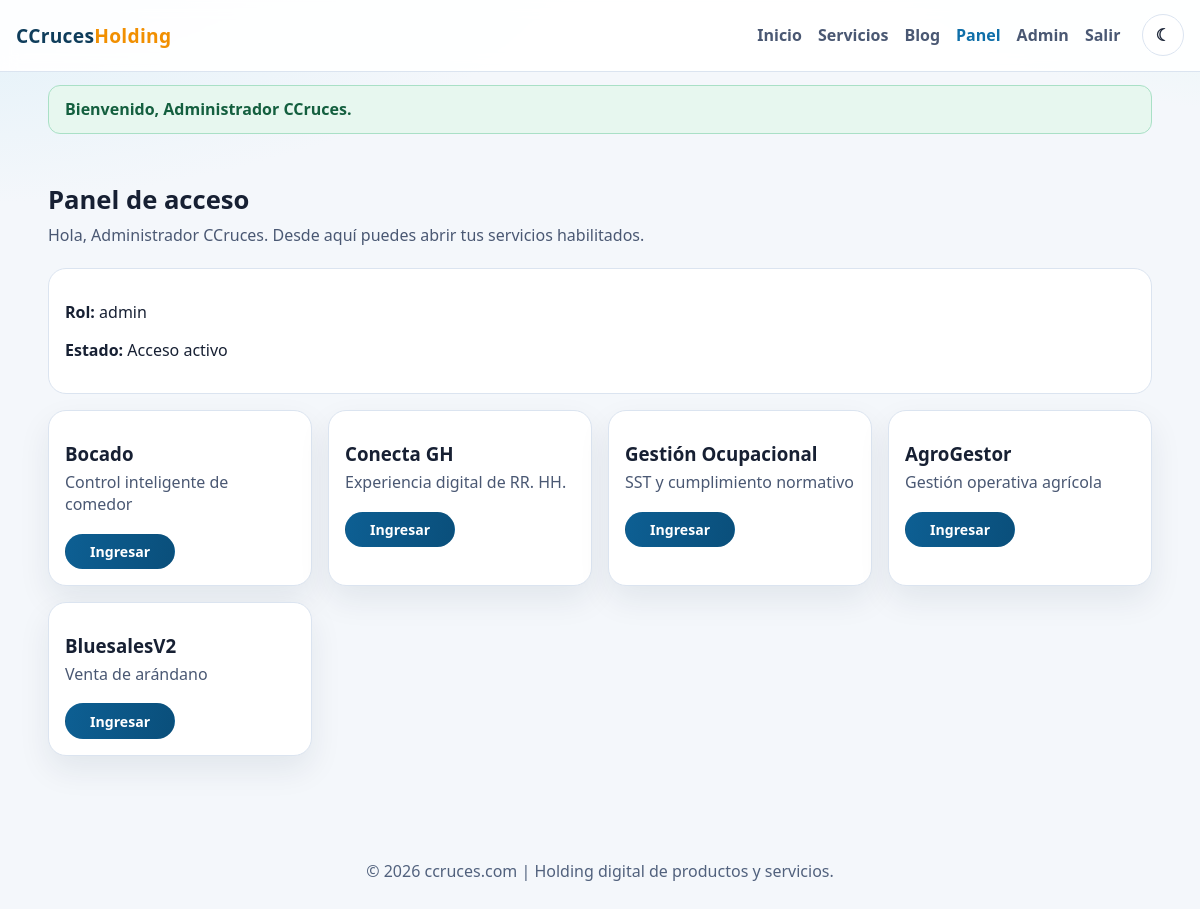
/panel.php (signed in), run on the app's committed database.
### tables this page shows
CREATE TABLE IF NOT EXISTS users (
  id INT UNSIGNED AUTO_INCREMENT PRIMARY KEY,
  username VARCHAR(64) NOT NULL UNIQUE,
  email VARCHAR(190) NOT NULL UNIQUE,
  name VARCHAR(120) NOT NULL,
  role ENUM('admin', 'client') NOT NULL DEFAULT 'client',
  password_hash VARCHAR(255) NOT NULL,
  status TINYINT(1) NOT NULL DEFAULT 1,
  last_login_at DATETIME NULL,
  failed_login_attempts SMALLINT UNSIGNED NOT NULL DEFAULT 0,
  locked_until DATETIME NULL,
  created_at TIMESTAMP NOT NULL DEFAULT CURRENT_TIMESTAMP,
  updated_at TIMESTAMP NOT NULL DEFAULT CURRENT_TIMESTAMP ON UPDATE CURRENT_TIMESTAMP,
  INDEX idx_users_status_role (status, role),
  INDEX idx_users_locked_until (locked_until)
);

CREATE TABLE IF NOT EXISTS services (
  id VARCHAR(64) PRIMARY KEY,
  name VARCHAR(120) NOT NULL,
  tagline VARCHAR(180) NOT NULL DEFAULT '',
  description TEXT NOT NULL,
  summary TEXT NULL,
  content TEXT NULL,
  benefits TEXT NULL,
  financial_benefits TEXT NULL,
  roi_note TEXT NULL,
  video_url VARCHAR(255) NULL,
  logo VARCHAR(255) NOT NULL,
  demo_url VARCHAR(255) NOT NULL,
  private_url VARCHAR(255) NOT NULL,
  status VARCHAR(120) NOT NULL DEFAULT 'Disponible',
  is_active TINYINT(1) NOT NULL DEFAULT 1,
  sort_order INT UNSIGNED NOT NULL DEFAULT 0,
  created_at TIMESTAMP NOT NULL DEFAULT CURRENT_TIMESTAMP,
  updated_at TIMESTAMP NOT NULL DEFAULT CURRENT_TIMESTAMP ON UPDATE CURRENT_TIMESTAMP,
  INDEX idx_services_sort_order_name (sort_order, name),
  INDEX idx_services_is_active (is_active),
  INDEX idx_services_status (status)
);

### includes/repositories/users_repository.php (called while the page is built, shortened)
<?php
function find_user(string $username): ?array
{
    $pdo = db();
    if ($pdo) {
        try {
            $stmt = $pdo->prepare('SELECT username, email, name, role, password_hash, status, last_login_at, failed_login_attempts, locked_until FROM users WHERE LOWER(username)=LOWER(?) LIMIT 1');
            $stmt->execute([$username]);
            $user = $stmt->fetch();
            return $user ?: null;
        } catch (Throwable) {
            $stmt = $pdo->prepare('SELECT username, email, name, role, password_hash, status FROM users WHERE LOWER(username)=LOWER(?) LIMIT 1');
            $stmt->execute([$username]);
            $user = $stmt->fetch();
            return $user ?: null;
        }
    }
    return null;
}

### includes/core/session.php (called while the page is built, shortened)
<?php
function current_user(): ?array
{
    $username = (string) $_SESSION['user'];
    $user = find_user($username);
    return $user;
}
function is_admin(): bool
{
    $user = current_user();
    return $user !== null && (($user['role'] ?? '') === 'admin');
}

### includes/core/app.php (called while the page is built, shortened)
<?php
function e(string $value): string
{
    return htmlspecialchars(normalize_text($value), ENT_QUOTES, 'UTF-8');
}
function normalize_text(string $value): string
{
    if ($value === '' || !preg_match('/[ÃÂð]/u', $value)) {
        return $value;
    }
    return $value;
}

### includes/repositories/services_repository.php (called while the page is built, shortened)
<?php
function services_all(): array
{
    $pdo = db();
    if ($pdo) {
        $stmt = $pdo->query('SELECT id, name, tagline, description, summary, content, benefits, financial_benefits, roi_note, video_url, logo, demo_url, private_url, status, sort_order FROM services ORDER BY sort_order ASC, name ASC');
        return $stmt->fetchAll();
    }
    $rows = read_json_file('services.json', []);
    return is_array($rows) ? $rows : [];
}

### includes/service_modal.php (called while the page is built, shortened)
<?php
function service_private_entry_url(array $service): string
{
    $serviceId = strtolower(trim((string) ($service['id'] ?? '')));
    if ($serviceId === 'bocado') {
        return 'https://bocado.ccruces.com/login';
    }
    $privateUrlRaw = trim((string) ($service['private_url'] ?? ''));
    if ($privateUrlRaw !== '') {
        return str_starts_with($privateUrlRaw, 'http') ? $privateUrlRaw : app_url($privateUrlRaw);
    }
    return app_url('acceso.php?servicio=' . urlencode((string) ($service['id'] ?? '')));
}
    ?>

### panel.php (the view, shortened to what this page needs)
<?php
require_once __DIR__ . '/includes/layout.php';
$user = current_user();
$services = services_all();
render_header('Panel', 'panel');
?>
<main class="wrap section">
    <h2>Panel de acceso</h2>
    <p class="lead">Hola, <?= e((string) ($user['name'] ?? $user['username'])) ?>. Desde aquí puedes abrir tus servicios habilitados.</p>
    <div class="panel" style="margin-bottom:1rem;">
        <p><strong>Rol:</strong> <?= e((string) ($user['role'] ?? 'client')) ?></p>
        <p><strong>Estado:</strong> Acceso activo</p>
    </div>
    <div class="grid">
        <?php foreach ($services as $service): ?>
            <article class="card">
                <h3><?= e((string) ($service['name'] ?? 'Servicio')) ?></h3>
                <p><?= e((string) ($service['tagline'] ?? '')) ?></p>
                <div class="row-actions service-actions">
                    <a class="btn-mini main" href="<?= e(service_private_entry_url($service)) ?>">Ingresar</a>
                </div>
            </article>
        <?php endforeach; ?>
    </div>
</main>

### assets/css/site.css (style rules this page uses)
:root { --bg: #f4f7fb; --surface: #ffffff; --ink: #172033; --ink-soft: #4a5873; --brand: #0f6fa9; --brand-2: #0a9b8f; --accent: #f18f01; --line: #dbe4f0; --ok: #238a62; --error: #c43f2d; --radius: 18px; --shadow: 0 20px 45px rgba(12, 29, 56, 0.14); --bg-glow-a: #d9eef7; --bg-glow-b: #d5f6ef; --topbar-bg: rgba(255, 255, 255, 0.92); --surface-2: #f7fbff; --surface-3: #eef4fb; --line-strong: #c6d4e6; --brand-ink: #0f3d5b; }
* { box-sizing: border-box; }
body { margin: 0; font-family: "Segoe UI", Tahoma, Geneva, Verdana, sans-serif; color: var(--ink); background: radial-gradient(1200px 500px at -10% -10%, var(--bg-glow-a) 0%, transparent 60%), radial-gradient(900px 500px at 110% -20%, var(--bg-glow-b) 0%, transparent 60%), var(--bg); }
a { color: inherit; }
.wrap { width: min(1120px, 92vw); margin: 0 auto; }
.section { padding: 2.2rem 0; }
.section h2 { margin: 0 0 0.4rem; font-size: 1.6rem; }
.section p.lead { margin: 0 0 1.4rem; color: var(--ink-soft); }
.grid { display: grid; grid-template-columns: repeat(auto-fit, minmax(250px, 1fr)); gap: 1rem; }
.card { background: var(--surface); border: 1px solid var(--line); border-radius: var(--radius); box-shadow: 0 14px 32px rgba(14, 35, 66, 0.08); padding: 1rem; display: flex; flex-direction: column; height: 100%; }
.card h3 { margin: 0.9rem 0 0.3rem; }
.card p { margin: 0; color: var(--ink-soft); }
.row-actions { margin-top: 1rem; display: flex; flex-wrap: wrap; gap: 0.6rem; }
.card .row-actions { margin-top: auto; padding-top: 0.9rem; }
.card .row-actions.service-actions { margin-top: 0.25rem; }
.card .row-actions.service-actions { display: grid; grid-template-columns: repeat(2, minmax(0, 1fr)); gap: 0.6rem; align-items: stretch; }
.card .row-actions.service-actions .btn-mini { width: 100%; display: inline-flex; justify-content: center; }
.service-actions .btn-mini.main, .service-modal__actions .btn-mini, .blog-view-all-btn { background: linear-gradient(100deg, #0f6fa9, #0b5d90); background-size: 140% 140%; background-position: 0% 50%; color: #fff; border-color: transparent; font-weight: 700; position: relative; z-index: 0; overflow: hidden; isolation: isolate; transition: transform 0.18s ease, box-shadow 0.22s ease, filter 0.22s ease, background-position 0.35s ease; }
.service-actions .btn-mini.main::after, .service-modal__actions .btn-mini::after, .blog-view-all-btn::after { content: ""; position: absolute; inset: 0; background: linear-gradient(120deg, transparent 0%, rgba(255, 255, 255, 0.26) 45%, transparent 72%); transform: translateX(-130%); transition: transform 0.45s ease; pointer-events: none; }
.service-actions .btn-mini.main, .service-modal__actions .btn-mini.main, .blog-view-all-btn.main { background: linear-gradient(100deg, #0d5f93, #0a4f7b); color: #fff; border-color: transparent; }
.btn-mini { font-size: 0.88rem; padding: 0.45rem 0.85rem; border-radius: 999px; text-decoration: none; border: 1px solid var(--line); background: #fff; }
.btn-mini.main { background: #113d67; color: #fff; border-color: #113d67; }
.panel, .form-card { background: var(--surface); border: 1px solid var(--line); border-radius: var(--radius); padding: 1rem; }

### data on the page
users: name "Administrador CCruces", role "admin"
services: name "Bocado", tagline "Control inteligente de comedor"
services: name "Conecta GH", tagline "Experiencia digital de RR. HH."
services: name "Gestión Ocupacional", tagline "SST y cumplimiento normativo"
services: name "AgroGestor", tagline "Gestión operativa agrícola"
services: name "BluesalesV2", tagline "Venta de arándano"

### other printed values
$flash['message'] "Bienvenido, Administrador CCruces."
